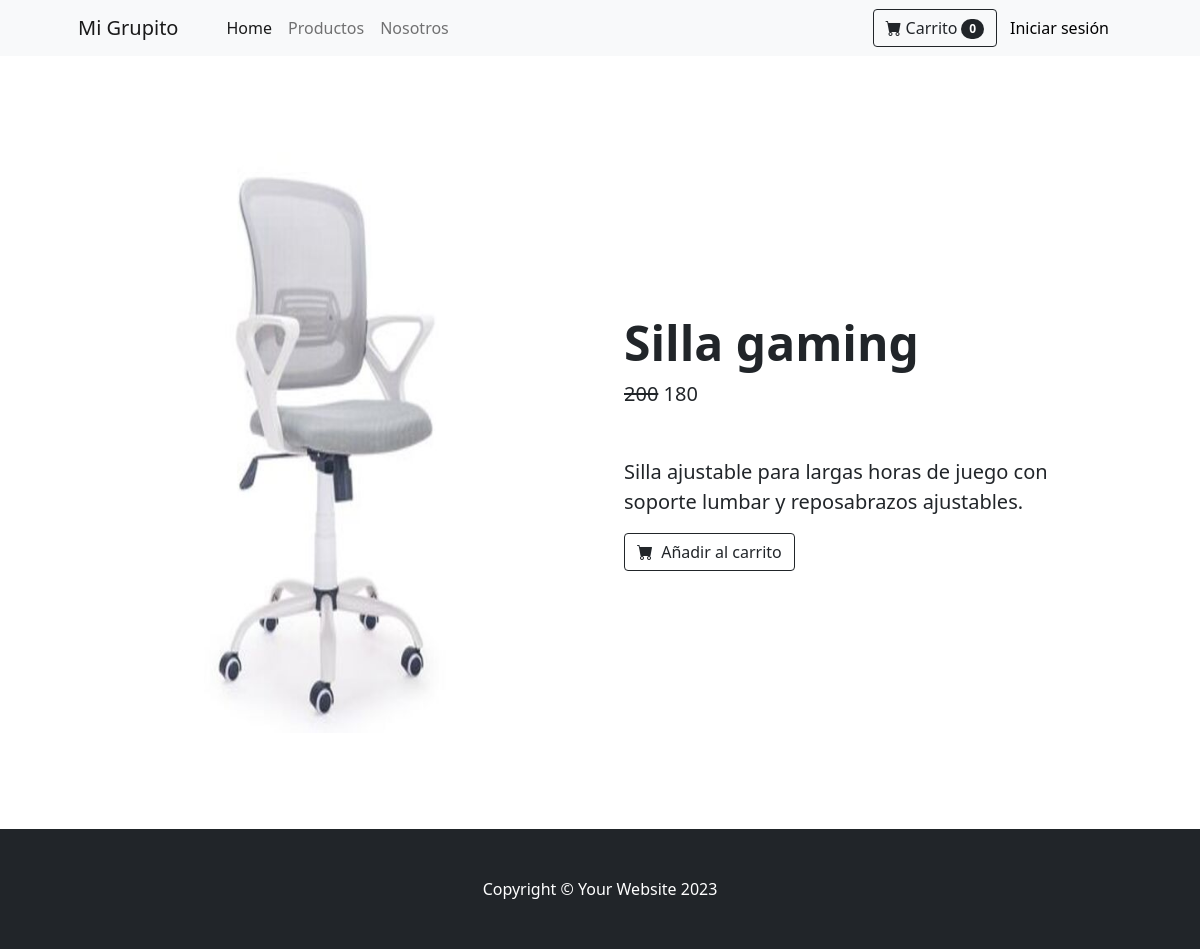
/producto.php?idProducto=7, run on the app's committed database.
### tables this page shows
CREATE TABLE PRODUCTOS (
    idProducto INT AUTO_INCREMENT PRIMARY KEY,
    nombre VARCHAR(50),
    introDescripcion VARCHAR(255),
    descripcion VARCHAR(255),
    imagenG VARCHAR(50),
    imagenP VARCHAR(50),
    precio INT, 
    precioOferta INT,
    estado BOOLEAN
);

### inc/bbdd.php (called while the page is built, shortened)
<?php
function conectarBD()
{
    try {
        $conexion = new PDO("mysql:host=" . HOST . "; dbname=" . DBNAME . "; charset=utf8", USER, PASSWORD);
        $conexion->setAttribute(PDO::ATTR_ERRMODE, PDO::ERRMODE_EXCEPTION);
    } catch (PDOException $e) {
        echo "Error: Error al conectarse con la base de datos: " . $e->getMessage();
        file_put_contents("PDOErrors.txt", "\r\n" . date('j F, Y, g:i a ') . $e->getMessage(), FILE_APPEND);
        exit;
    }
    return $conexion;
}
function seleccionar_producto($idProducto)
{
    $conexion = conectarBD();
    try {
        $sql = "SELECT * FROM productos WHERE idProducto = :idProducto";
        $stmt = $conexion->prepare($sql);
        $stmt->bindParam(':idProducto', $idProducto);
        $stmt->execute();
        $row = $stmt->fetch(PDO::FETCH_ASSOC);
    } catch (PDOException $e) {
        echo "Error: Error al conectarse con la base de datos: " . $e->getMessage();
        file_put_contents("PDOErrors.txt", "\r\n" . date('j F, Y, g:i a ') . $e->getMessage(), FILE_APPEND);
        exit;
    }
    return $row;
}
?>

### producto.php (the view, shortened to what this page needs)
<?php include("inc/bbdd.php"); ?>
<?php
$idProducto = recoge('idProducto');
$producto = seleccionar_producto($idProducto);
$nombre = $producto['nombre'];
$descripcion = $producto['descripcion'];
$imagenG = $producto['imagenG'];
$precio = $producto['precio'];
$precioOferta = $producto['precioOferta'];
?>
<?php
$numProductos = 0;
?>
<!DOCTYPE html>
<html lang="en">
    <head>
        <link href="https://cdn.jsdelivr.net/npm/bootstrap-icons@1.5.0/font/bootstrap-icons.css" rel="stylesheet" />
        <link href="css/styles.css" rel="stylesheet" />
    </head>
    <body class="d-flex flex-column min-vh-100">
        <nav class="navbar navbar-expand-lg navbar-light bg-light">
            <div class="container px-4 px-lg-5">
                <a class="navbar-brand" href="#!">Mi Grupito</a>
                <div class="collapse navbar-collapse" id="navbarSupportedContent">
                    <ul class="navbar-nav me-auto mb-2 mb-lg-0 ms-lg-4">
                        <li class="nav-item"><a class="nav-link active" aria-current="page" href="index.php">Home</a></li>
                        <li class="nav-item"><a class="nav-link" href="productos.php">Productos</a></li>
                        <li class="nav-item"><a class="nav-link" href="nosotros.php">Nosotros</a></li>
                    </ul>
                    <?php
                    if (isset($_SESSION['user'])) { ?>
                                                    <ul class="navbar-nav me-auto mb-2 mb-lg-0 ms-lg-4">
                                                        <li class="nav-item"> <a href="miperfil.php" class="nav-link"><?php echo $_SESSION['user']; ?></a></li>
                                                    </ul>
                                                    <div class="text-end">
                                                        <a href="mispedidos.php" class="btn btn-light">Mis pedidos</a>
                                                    </div>
                                                    <a href="carrito.php" class="btn btn-outline-dark">
                                                        <i class="bi-cart-fill me-1"></i>Carrito<span class="badge bg-dark text-white ms-1 rounded-pill"><?php echo $numProductos; ?></span>
                                                    </a>
                                                    <div class="text-end">
                                                        <a href="logout.php" class="btn btn-outline-dark">Cerrar sesión</a>
                                                    </div>
                    <?php } else { ?>
                                                    <form class="d-flex">
                                                        <a href="carrito.php" class="btn btn-outline-dark">
                                                            <i class="bi-cart-fill me-1"></i>Carrito<span class="badge bg-dark text-white ms-1 rounded-pill">0</span>
                                                        </a>
                                                    </form>
                                                    <div class="text-end">
                                                        <a href="login.php" class="btn btn-light">Iniciar sesión</a>
                                                    </div>
                        <?php } ?>
                </div>
            </div>
        </nav>
        <section class="py-5">
            <div class="container px-4 px-lg-5 my-5">
                <div class="row gx-4 gx-lg-5 align-items-center">
                    <div class="col-md-6"><img class="card-img-top mb-5 mb-md-0" src="img/<?= $imagenG ?>" alt="..." /></div>
                    <div class="col-md-6">
                        <h1 class="display-5 fw-bolder"><?= $nombre ?></h1>
                        <div class="fs-5 mb-5">
                            <span class="text-decoration-line-through"><?= $precio ?></span>
                            <span><?= $precioOferta ?></span>
                        </div>
                        <p class="lead"><?= $descripcion ?></p>
                        <div class="d-flex">
                            <a href="procesa-carrito.php?idProducto=<?= $idProducto ?>&operacion=add" class="btn btn-outline-dark flex-shrink-0">
                                <i class="bi-cart-fill me-1"></i>
                                Añadir al carrito
                            </a>
                        </div>
                    </div>
                </div>
            </div>
        </section>
<?php include("inc/footer.php"); ?>

### data on the page
productos: imagenG (picture), nombre "Silla gaming", precio "200", precioOferta "180", descripcion "Silla ajustable para largas horas de juego con soporte lumbar y reposabrazos ajustables."
